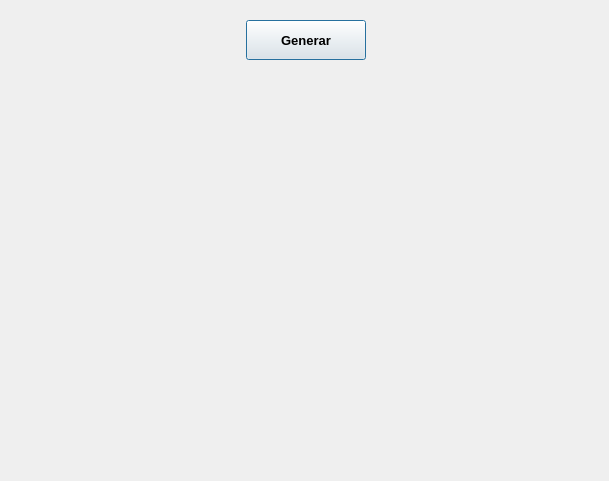
<?xml version="1.0" encoding="UTF-8"?>
<ui version="4.0">
 <class>Dialog</class>
 <widget class="QDialog" name="Dialog">
  <property name="geometry">
   <rect>
    <x>0</x>
    <y>0</y>
    <width>609</width>
    <height>481</height>
   </rect>
  </property>
  <property name="windowTitle">
   <string>Dialog</string>
  </property>
  <widget class="QWidget" name="horizontalLayoutWidget">
   <property name="geometry">
    <rect>
     <x>0</x>
     <y>0</y>
     <width>611</width>
     <height>81</height>
    </rect>
   </property>
   <layout class="QHBoxLayout" name="horizontalLayout">
    <item>
     <spacer name="horizontalSpacer_2">
      <property name="orientation">
       <enum>Qt::Horizontal</enum>
      </property>
      <property name="sizeHint" stdset="0">
       <size>
        <width>40</width>
        <height>20</height>
       </size>
      </property>
     </spacer>
    </item>
    <item>
     <widget class="QPushButton" name="pushButton_generar">
      <property name="minimumSize">
       <size>
        <width>120</width>
        <height>40</height>
       </size>
      </property>
      <property name="font">
       <font>
        <pointsize>10</pointsize>
        <weight>75</weight>
        <bold>true</bold>
       </font>
      </property>
      <property name="text">
       <string>Generar</string>
      </property>
     </widget>
    </item>
    <item>
     <spacer name="horizontalSpacer">
      <property name="orientation">
       <enum>Qt::Horizontal</enum>
      </property>
      <property name="sizeHint" stdset="0">
       <size>
        <width>40</width>
        <height>20</height>
       </size>
      </property>
     </spacer>
    </item>
   </layout>
  </widget>
  <widget class="MplWidget" name="MplWidget" native="true">
   <property name="geometry">
    <rect>
     <x>40</x>
     <y>110</y>
     <width>525</width>
     <height>320</height>
    </rect>
   </property>
   <property name="minimumSize">
    <size>
     <width>480</width>
     <height>320</height>
    </size>
   </property>
  </widget>
 </widget>
 <customwidgets>
  <customwidget>
   <class>MplWidget</class>
   <extends>QWidget</extends>
   <header location="global">mplwidget.h</header>
   <container>1</container>
  </customwidget>
 </customwidgets>
 <resources/>
 <connections/>
</ui>
